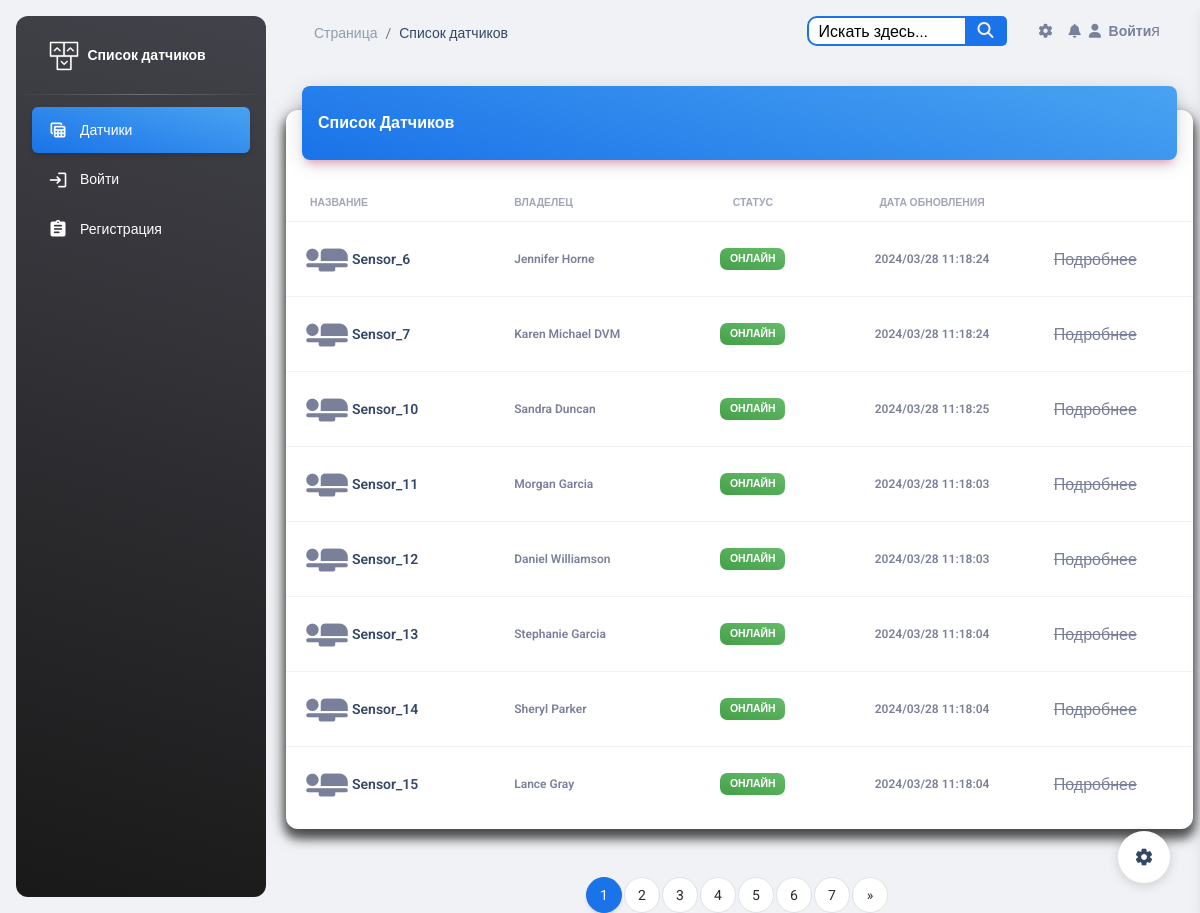
Before: / with the older database file.
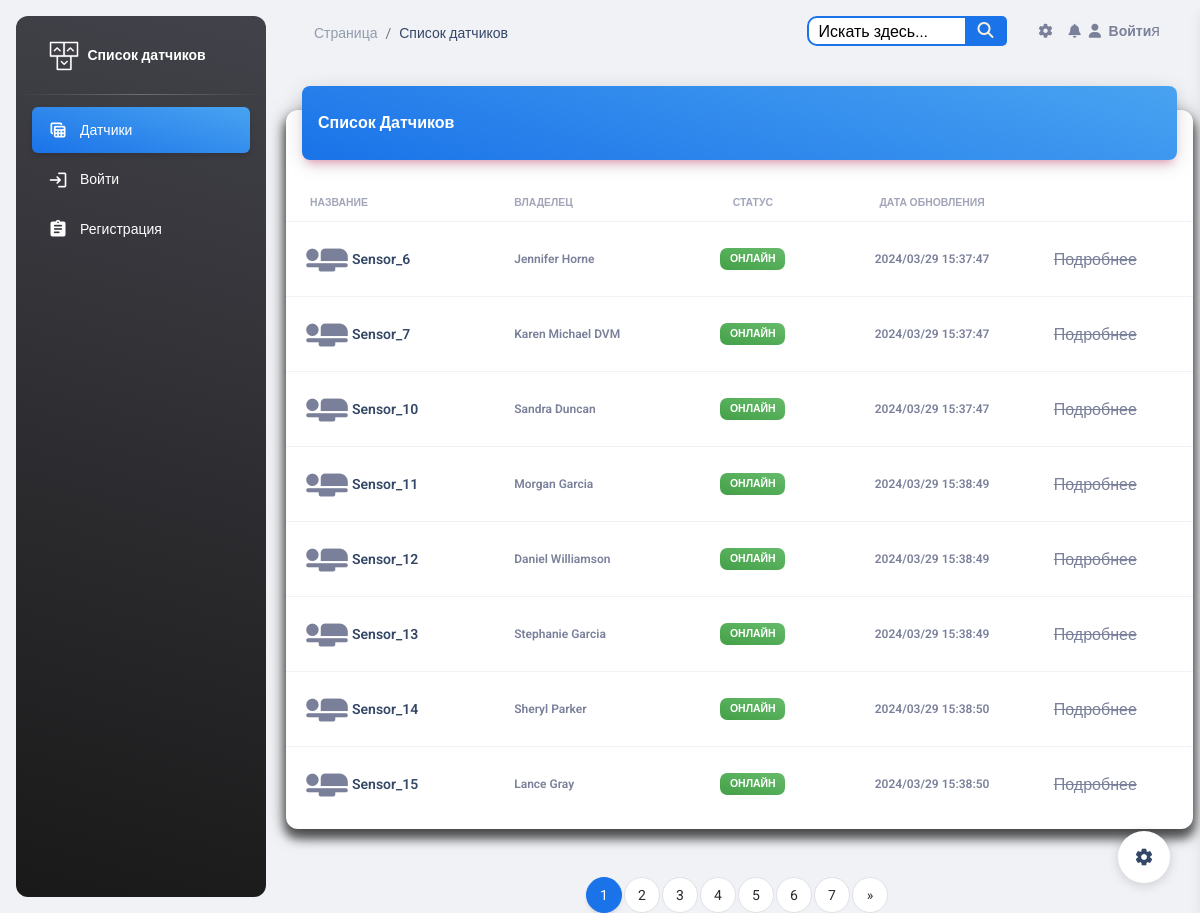
After: the same page with the newer database file.
### esp_sensor/models.py (models this page shows, shortened)
class Sensor(models.Model):
    id = models.AutoField(primary_key=True)
    name = models.CharField('Имя датчика', max_length=100, unique=True)
    slug = models.SlugField(max_length=255, unique=True, db_index=True, verbose_name="URL")
    description = models.TextField('Описание', blank=True)
    owner = models.CharField("Владелец", max_length=100, blank=True)
    date_added = models.DateTimeField('Дата добавления', auto_now=True)
    country = models.ManyToManyField(Country, blank=True, verbose_name='Страна')
    city = models.ManyToManyField(City, blank=True, verbose_name='Город')
    inclusions = models.IntegerField("Количество включений", default=0)
    power = models.IntegerField(default=0,
                                blank=True,
                                verbose_name='Мощность',
                                validators=[MinValueValidator(0), MaxValueValidator(100)])
    watt = models.IntegerField("Потребление мощности", default=0)
    volt = models.IntegerField("Электрическое напряжение", default=0)
    work = models.BooleanField('Онлайн', default=True)
    blocked = models.BooleanField('Заблокирован', default=False)
    temperature = models.FloatField('Температура', default=0)
    fan_speed = models.IntegerField('Скорость кулера', default=0)
    def is_blocked(self):
        return self.blocked
    class Meta:
        verbose_name = 'Датчик'
        verbose_name_plural = 'Датчики'

### esp_sensor/views.py (the view)
# urls.py: path('', SensorListView.as_view(), name='sensor_list'),
class SensorListView(ListView):
    model = Sensor
    template_name = 'sensor/sensor_list.html'
    context_object_name = 'sensors'
    paginate_by = 8
    def get_queryset(self):
        return Sensor.objects.order_by('id')
    def get_context_data(self, **kwargs):
        context = super().get_context_data(**kwargs)
        sensors = context['sensors']
        for sensor in sensors:
            latest_log = sensor.sensorlog_set.last()
            if latest_log:
                sensor.last_updated = latest_log.timestamp
            else:
                sensor.last_updated = sensor.date_added
        return context

### templates/sensor/sensor_list.html (shortened to what this page needs)
{% load static %}
{% include 'base.html' %}
<body class="g-sidenav-show  bg-gray-200">
<aside class="sidenav navbar navbar-vertical navbar-expand-xs border-0 border-radius-xl my-3 fixed-start ms-3   bg-gradient-dark"
       id="sidenav-main">
    <div class="sidenav-header">
        <a class="navbar-brand m-0" href="{% url 'sensor_list' %}">
            <img src="{% static 'img/logo-ct.png' %}" class="navbar-brand-img h-100" alt="main_logo">
            <span class="ms-1 font-weight-bold text-white">Список датчиков</span>
        </a>
    </div>
    <hr class="horizontal light mt-0 mb-2">
    <div class="collapse navbar-collapse  w-auto " id="sidenav-collapse-main">
        <ul class="navbar-nav">
            <li class="nav-item">
                <a class="nav-link text-white active bg-gradient-info" href="{% url 'sensor_list' %}">
                    <div class="text-white text-center me-2 d-flex align-items-center justify-content-center">
                        <i class="material-icons opacity-10">table_view</i>
                    </div>
                    <span class="nav-link-text ms-1">Датчики</span>
                </a>
            </li>
            {% if user.is_authenticated %}
                <li class="nav-item mt-3">
                    <h6 class="ps-4 ms-2 text-uppercase text-xs text-white font-weight-bolder opacity-8">Страницы
                        аккаунта</h6>
                </li>
                <li class="nav-item">
                    <a class="nav-link text-white " href="{% url 'profiles:profile_detail' user.profile.slug %}">
                        <div class="text-white text-center me-2 d-flex align-items-center justify-content-center">
                            <i class="material-icons opacity-10">person_add</i>
                        </div>
                        <span class="nav-link-text ms-1">Профиль</span>
                        <span class="nav-link-text ms-1">{{ user.username }}</span>
                    </a>
                </li>
                <li class="nav-item">
                    <a class="nav-link text-white " href="{% url 'chats' %}">
                        <div class="text-white text-center me-2 d-flex align-items-center justify-content-center">
                            <i class="material-icons opacity-10">message</i>
                        </div>
                        <span class="nav-link-text ms-1">Сообщения</span>
                    </a>
                </li>
                <li class="nav-item">
                    <a class="nav-link text-white " href='{% url 'logout' %}'>
                        <div class="text-white text-center me-2 d-flex align-items-center justify-content-center">
                            <i class="material-icons opacity-10">login</i>
                        </div>
                        <span class="nav-link-text ms-1">Выйти</span>
                    </a>
                </li>
            {% else %}
                <li class="nav-item">
                    <a class="nav-link text-white " href='{% url 'login' %}'>
                        <div class="text-white text-center me-2 d-flex align-items-center justify-content-center">
                            <i class="material-icons opacity-10">login</i>
                        </div>
                        <span class="nav-link-text ms-1">Войти</span>
                    </a>
                </li>
                <li class="nav-item">
                    <a class="nav-link text-white " href="{% url 'register' %}">
                        <div class="text-white text-center me-2 d-flex align-items-center justify-content-center">
                            <i class="material-icons opacity-10">assignment</i>
                        </div>
                        <span class="nav-link-text ms-1">Регистрация</span>
                    </a>
                </li>
            {% endif %}
        </ul>
    </div>
</aside>
<main class="main-content position-relative max-height-vh-100 h-100 border-radius-lg ">
    <nav class="navbar navbar-main navbar-expand-lg px-0 mx-4 shadow-none border-radius-xl" id="navbarBlur"
         data-scroll="true">
        <div class="container-fluid py-1 px-3">
            <nav aria-label="breadcrumb">
                <ol class="breadcrumb bg-transparent mb-0 pb-0 pt-1 px-0 me-sm-6 me-5">
                    <li class="breadcrumb-item text-sm"><a class="opacity-5 text-dark" href="{% url 'sensor_list' %}">Страница</a>
                    <li class="breadcrumb-item text-sm text-dark active" aria-current="page">Список датчиков</li>
                </ol>
            </nav>
            {% include 'include/navbar.html' %}я
        </div>
    </nav>
    <div class="container-fluid py-4">
        <div class="row">
            <div class="col-12">
                <div class="card my-4">
                    <div class="card-header p-0 position-relative mt-n4 mx-3 z-index-2">
                        <div class="bg-gradient-info shadow-primary border-radius-lg pt-4 pb-3">
                            <h6 class="text-white text-capitalize ps-3">Список датчиков</h6>
                        </div>
                    </div>
                    <div class="card-body px-0 pb-2">
                        <div class="table-responsive p-0">
                            <table class="table align-items-center mb-0">
                                <thead>
                                <tr>
                                    <th class="text-uppercase text-secondary text-xxs font-weight-bolder opacity-7">
                                        Название
                                    </th>
                                    <th class="text-uppercase text-secondary text-xxs font-weight-bolder opacity-7 ps-2">
                                        Владелец
                                    </th>
                                    <th class="text-center text-uppercase text-secondary text-xxs font-weight-bolder opacity-7">
                                        Статус
                                    </th>
                                    <th class="text-center text-uppercase text-secondary text-xxs font-weight-bolder opacity-7">
                                        Дата обновления
                                    </th>
                                    <th class="text-secondary opacity-7"></th>
                                </tr>
                                </thead>
                                <tbody>
                                {% for sensor in sensors %}
                                    <tr>
                                        <td>
                                            <div class="d-flex px-2 py-1">
                                                <div>
                                                    <i class="material-icons"
                                                       style="font-size: 50px;">airline_seat_flat</i>
                                                </div>
                                                <div class="d-flex flex-column justify-content-center">
                                                    <a href="{% url 'sensor_detail' sensor.pk %}"
                                                       class="text-secondary font-weight-bold text-xs"
                                                       data-toggle="tooltip" data-original-title="Edit user">
                                                        <h6 class="mb-0 text-sm">{{ sensor.name }}</h6>
                                                    </a>
                                                </div>
                                            </div>
                                        </td>
                                        <td>
                                            <p class="text-xs font-weight-bold mb-0">{{ sensor.owner }}</p>
                                        </td>
                                        <td class="align-middle text-center text-sm">
                                            {% if sensor.is_blocked %}
                                                <span class="badge badge-sm bg-gradient-danger">Заблокирован</span>
                                            {% else %}
                                                {% if sensor.work %}
                                                    <span class="badge badge-sm bg-gradient-success">Онлайн</span>
                                                {% else %}
                                                    <span class="badge badge-sm bg-gradient-secondary">Оффлайн</span>
                                                {% endif %}
                                            {% endif %}
                                        </td>
                                        <td class="align-middle text-center">
                                            <span class="text-secondary text-xs font-weight-bold">{{ sensor.last_updated | date:"Y/m/d H:i:s" }}</span>
                                        </td>
                                        {% if user.is_authenticated %}
                                            <td class="align-middle">
                                                <a href="{% url 'sensor_detail' sensor.pk %}"
                                                   class="text-secondary font-weight-bold text-xs"
                                                   data-toggle="tooltip" data-original-title="Edit user">
                                                    Подробнее
                                                </a>
                                            </td>
                                        {% else %}
                                            <td class="align-middle">
                                                <span style="text-decoration: line-through;">Подробнее</span>
                                            </td>
                                        {% endif %}
                                    </tr>
                                {% endfor %}
                                </tbody>
                            </table>
                        </div>
                    </div>
                </div>
            </div>
        </div>
    </div>
    <div>
        <nav aria-label="Page navigation example">
            <ul class="pagination justify-content-center">
                {% for p in paginator.page_range %}
                    {% if page_obj.number == p %}
                        <li class="page-item active"><span class="page-link" style="color:#ffffff;">{{ p }}</span></li>
                    {% else %}
                        <li class="page-item"><a class="page-link" href="?q={{ query }}&page={{ p }}">{{ p }}</a>
                        </li>
                    {% endif %}
                {% endfor %}
                {% if page_obj.has_next %}
                    <li class="page-item">
                        <a class="page-link" href="?q={{ query }}&page={{ page_obj.paginator.num_pages }}"
                           aria-label="Next">
                            <span aria-hidden="true">&raquo;</span>
                        </a>
                    </li>
                {% endif %}
            </ul>
        </nav>
    </div>
</main>
{% include 'include/setting.html' %}
</body>

### templates/base.html (shortened to what this page needs)
{% load static %}
<head>
    <link href="{% static 'css/nucleo-icons.css' %}" rel="stylesheet"/>
    <link href="{% static 'css/nucleo-svg.css' %}" rel="stylesheet"/>
    <link id="pagestyle" href="{% static 'css/material-dashboard.css' %}" rel="stylesheet"/>
</head>

### templates/include/navbar.html (shortened to what this page needs)
{% load static %}
<div class="collapse navbar-collapse mt-sm-0 mt-2 me-md-0 me-sm-4" id="navbar">
    <div class="ms-md-auto pe-md-3 d-flex align-items-center">
        <div class="d1">
            <form class="custom-form" action="{% url 'search_sensors' %}" method="get">
                <input id="search" type="text" name="q" placeholder="Искать здесь...">
                <button type="submit"></button>
            </form>
        </div>
    </div>
    <ul class="navbar-nav  justify-content-end">
        <li class="nav-item px-3 d-flex align-items-center">
            <a href="javascript:;" class="nav-link text-body p-0">
                <i class="fa fa-cog fixed-plugin-button-nav cursor-pointer"></i>
            </a>
        </li>
        <li class="nav-item dropdown pe-2 d-flex align-items-center">
            <a href="javascript:;" class="nav-link text-body p-0" id="dropdownMenuButton"
               data-bs-toggle="dropdown" aria-expanded="false">
                <i class="fa fa-bell cursor-pointer"></i>
            </a>
        </li>
        {% if user.is_authenticated %}
            <li class="nav-item d-flex align-items-center">
                <a href="{% url 'logout' %}" class="nav-link text-body font-weight-bold px-0">
                    <i class="fa fa-user me-sm-1"></i>
                    <span class="d-sm-inline d-none">Выйти</span>
                </a>
            </li>
        {% else %}
            <li class="nav-item d-flex align-items-center">
                <a href="{% url 'login' %}" class="nav-link text-body font-weight-bold px-0">
                    <i class="fa fa-user me-sm-1"></i>
                    <span class="d-sm-inline d-none">Войти</span>
                </a>
            </li>
        {% endif %}
    </ul>
</div>

### templates/include/setting.html (shortened to what this page needs)
<div class="fixed-plugin">
    <a class="fixed-plugin-button text-dark position-fixed px-3 py-2">
        <i class="material-icons py-2">settings</i>
    </a>
</div>

### templates/include/script.html (shortened to what this page needs)
{% load static %}

### templates/include/navbar.html (style rules this page uses)
.custom-form { position: relative; width: 200px; margin: 0 auto; }
.d1 input { width: 100%; height: 30px; padding-left: 10px; border: 2px solid #1A73E8; border-radius: 10px; outline: none; background: #ffffff; color: #000000; }
.d1 button { position: absolute; top: 0; right: 0px; width: 42px; height: 30px; border: none; background: #1A73E8; border-radius: 0 5px 5px 0; cursor: pointer; }
.d1 button:before { content: "\f002"; font-family: FontAwesome; font-size: 16px; color: #F9F0DA; }
#search::placeholder { color: black; }

Changed rows visible on the page:
changed Sensor "Sensor_6": last_updated "2024/03/28 11:18:24" → "2024/03/29 15:37:47"
changed Sensor "Sensor_7": last_updated "2024/03/28 11:18:24" → "2024/03/29 15:37:47"
changed Sensor "Sensor_10": last_updated "2024/03/28 11:18:25" → "2024/03/29 15:37:47"
changed Sensor "Sensor_11": last_updated "2024/03/28 11:18:03" → "2024/03/29 15:38:49"
changed Sensor "Sensor_12": last_updated "2024/03/28 11:18:03" → "2024/03/29 15:38:49"
changed Sensor "Sensor_13": last_updated "2024/03/28 11:18:04" → "2024/03/29 15:38:49"
changed Sensor "Sensor_14": last_updated "2024/03/28 11:18:04" → "2024/03/29 15:38:50"
changed Sensor "Sensor_15": last_updated "2024/03/28 11:18:04" → "2024/03/29 15:38:50"
